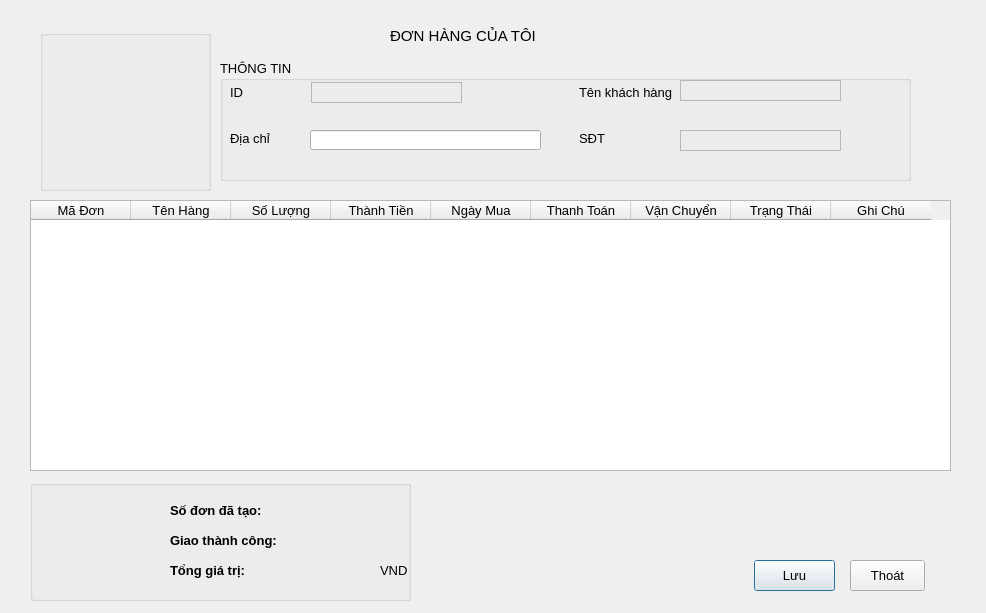
<?xml version="1.0" encoding="UTF-8"?>
<ui version="4.0">
 <class>lichsumua</class>
 <widget class="QDialog" name="lichsumua">
  <property name="geometry">
   <rect>
    <x>0</x>
    <y>0</y>
    <width>986</width>
    <height>613</height>
   </rect>
  </property>
  <property name="font">
   <font>
    <pointsize>10</pointsize>
    <weight>50</weight>
    <bold>false</bold>
   </font>
  </property>
  <property name="windowTitle">
   <string>Dialog</string>
  </property>
  <widget class="QGroupBox" name="groupBox">
   <property name="geometry">
    <rect>
     <x>220</x>
     <y>60</y>
     <width>691</width>
     <height>121</height>
    </rect>
   </property>
   <property name="title">
    <string>THÔNG TIN</string>
   </property>
   <widget class="QLabel" name="label_2">
    <property name="geometry">
     <rect>
      <x>359</x>
      <y>24</y>
      <width>101</width>
      <height>16</height>
     </rect>
    </property>
    <property name="text">
     <string>Tên khách hàng</string>
    </property>
   </widget>
   <widget class="QLabel" name="label_5">
    <property name="geometry">
     <rect>
      <x>359</x>
      <y>70</y>
      <width>80</width>
      <height>16</height>
     </rect>
    </property>
    <property name="text">
     <string>SĐT                    </string>
    </property>
   </widget>
   <widget class="QLabel" name="lblID">
    <property name="geometry">
     <rect>
      <x>91</x>
      <y>22</y>
      <width>151</width>
      <height>21</height>
     </rect>
    </property>
    <property name="font">
     <font>
      <pointsize>10</pointsize>
     </font>
    </property>
    <property name="frameShape">
     <enum>QFrame::StyledPanel</enum>
    </property>
    <property name="frameShadow">
     <enum>QFrame::Plain</enum>
    </property>
    <property name="text">
     <string/>
    </property>
   </widget>
   <widget class="QLabel" name="label_3">
    <property name="geometry">
     <rect>
      <x>10</x>
      <y>24</y>
      <width>71</width>
      <height>16</height>
     </rect>
    </property>
    <property name="text">
     <string>ID                    </string>
    </property>
   </widget>
   <widget class="QLineEdit" name="leditAdress">
    <property name="geometry">
     <rect>
      <x>90</x>
      <y>70</y>
      <width>231</width>
      <height>20</height>
     </rect>
    </property>
    <property name="font">
     <font>
      <pointsize>10</pointsize>
     </font>
    </property>
    <property name="readOnly">
     <bool>false</bool>
    </property>
   </widget>
   <widget class="QLabel" name="label_4">
    <property name="geometry">
     <rect>
      <x>10</x>
      <y>70</y>
      <width>71</width>
      <height>16</height>
     </rect>
    </property>
    <property name="text">
     <string>Địa chỉ             </string>
    </property>
   </widget>
   <widget class="QLabel" name="lblTen">
    <property name="geometry">
     <rect>
      <x>460</x>
      <y>20</y>
      <width>161</width>
      <height>21</height>
     </rect>
    </property>
    <property name="font">
     <font>
      <pointsize>10</pointsize>
     </font>
    </property>
    <property name="frameShape">
     <enum>QFrame::StyledPanel</enum>
    </property>
    <property name="text">
     <string/>
    </property>
   </widget>
   <widget class="QLabel" name="lblSdt">
    <property name="geometry">
     <rect>
      <x>460</x>
      <y>70</y>
      <width>161</width>
      <height>21</height>
     </rect>
    </property>
    <property name="font">
     <font>
      <pointsize>10</pointsize>
     </font>
    </property>
    <property name="frameShape">
     <enum>QFrame::StyledPanel</enum>
    </property>
    <property name="text">
     <string/>
    </property>
   </widget>
  </widget>
  <widget class="QLabel" name="label">
   <property name="geometry">
    <rect>
     <x>390</x>
     <y>20</y>
     <width>151</width>
     <height>31</height>
    </rect>
   </property>
   <property name="font">
    <font>
     <pointsize>11</pointsize>
     <weight>50</weight>
     <bold>false</bold>
    </font>
   </property>
   <property name="text">
    <string>ĐƠN HÀNG CỦA TÔI</string>
   </property>
  </widget>
  <widget class="QTableWidget" name="tblLichsudon">
   <property name="geometry">
    <rect>
     <x>30</x>
     <y>200</y>
     <width>921</width>
     <height>271</height>
    </rect>
   </property>
   <property name="font">
    <font>
     <pointsize>10</pointsize>
    </font>
   </property>
   <column>
    <property name="text">
     <string>Mã Đơn</string>
    </property>
   </column>
   <column>
    <property name="text">
     <string>Tên Hàng</string>
    </property>
   </column>
   <column>
    <property name="text">
     <string>Số Lượng</string>
    </property>
   </column>
   <column>
    <property name="text">
     <string>Thành Tiền</string>
    </property>
   </column>
   <column>
    <property name="text">
     <string>Ngày Mua</string>
    </property>
   </column>
   <column>
    <property name="text">
     <string>Thanh Toán</string>
    </property>
   </column>
   <column>
    <property name="text">
     <string>Vận Chuyển</string>
    </property>
   </column>
   <column>
    <property name="text">
     <string>Trạng Thái</string>
    </property>
   </column>
   <column>
    <property name="text">
     <string>Ghi Chú</string>
    </property>
   </column>
  </widget>
  <widget class="QPushButton" name="btnLuu">
   <property name="geometry">
    <rect>
     <x>754</x>
     <y>560</y>
     <width>81</width>
     <height>31</height>
    </rect>
   </property>
   <property name="text">
    <string>Lưu</string>
   </property>
   <property name="icon">
    <iconset resource="res.qrc">
     <normaloff>:/res/res/icon/save.png</normaloff>:/res/res/icon/save.png</iconset>
   </property>
  </widget>
  <widget class="QPushButton" name="btnThoat">
   <property name="geometry">
    <rect>
     <x>850</x>
     <y>560</y>
     <width>75</width>
     <height>31</height>
    </rect>
   </property>
   <property name="text">
    <string>Thoát</string>
   </property>
   <property name="icon">
    <iconset resource="res.qrc">
     <normaloff>:/res/res/icon/discard.png</normaloff>:/res/res/icon/discard.png</iconset>
   </property>
  </widget>
  <widget class="QGroupBox" name="groupBox_2">
   <property name="geometry">
    <rect>
     <x>40</x>
     <y>30</y>
     <width>171</width>
     <height>161</height>
    </rect>
   </property>
   <property name="title">
    <string/>
   </property>
   <widget class="QLabel" name="label_10">
    <property name="geometry">
     <rect>
      <x>0</x>
      <y>0</y>
      <width>161</width>
      <height>161</height>
     </rect>
    </property>
    <property name="text">
     <string/>
    </property>
    <property name="pixmap">
     <pixmap resource="res.qrc">:/res/res/icon/personal-card.png</pixmap>
    </property>
    <property name="scaledContents">
     <bool>true</bool>
    </property>
   </widget>
  </widget>
  <widget class="QGroupBox" name="groupBox_3">
   <property name="geometry">
    <rect>
     <x>30</x>
     <y>480</y>
     <width>381</width>
     <height>121</height>
    </rect>
   </property>
   <property name="title">
    <string/>
   </property>
   <widget class="QLabel" name="lblSodon">
    <property name="geometry">
     <rect>
      <x>250</x>
      <y>20</y>
      <width>91</width>
      <height>21</height>
     </rect>
    </property>
    <property name="font">
     <font>
      <weight>75</weight>
      <bold>true</bold>
     </font>
    </property>
    <property name="text">
     <string/>
    </property>
    <property name="alignment">
     <set>Qt::AlignCenter</set>
    </property>
   </widget>
   <widget class="QLabel" name="label_6">
    <property name="geometry">
     <rect>
      <x>140</x>
      <y>20</y>
      <width>101</width>
      <height>21</height>
     </rect>
    </property>
    <property name="font">
     <font>
      <weight>75</weight>
      <bold>true</bold>
     </font>
    </property>
    <property name="text">
     <string>Số đơn đã tạo:</string>
    </property>
   </widget>
   <widget class="QLabel" name="label_11">
    <property name="geometry">
     <rect>
      <x>350</x>
      <y>80</y>
      <width>31</width>
      <height>21</height>
     </rect>
    </property>
    <property name="text">
     <string>VND</string>
    </property>
   </widget>
   <widget class="QLabel" name="label_9">
    <property name="geometry">
     <rect>
      <x>140</x>
      <y>80</y>
      <width>81</width>
      <height>21</height>
     </rect>
    </property>
    <property name="font">
     <font>
      <weight>75</weight>
      <bold>true</bold>
     </font>
    </property>
    <property name="text">
     <string>Tổng giá trị:</string>
    </property>
   </widget>
   <widget class="QLabel" name="lblGiatri">
    <property name="geometry">
     <rect>
      <x>250</x>
      <y>80</y>
      <width>91</width>
      <height>21</height>
     </rect>
    </property>
    <property name="font">
     <font>
      <weight>75</weight>
      <bold>true</bold>
     </font>
    </property>
    <property name="text">
     <string/>
    </property>
    <property name="alignment">
     <set>Qt::AlignCenter</set>
    </property>
   </widget>
   <widget class="QLabel" name="label_7">
    <property name="geometry">
     <rect>
      <x>140</x>
      <y>50</y>
      <width>111</width>
      <height>21</height>
     </rect>
    </property>
    <property name="font">
     <font>
      <weight>75</weight>
      <bold>true</bold>
     </font>
    </property>
    <property name="text">
     <string>Giao thành công:</string>
    </property>
   </widget>
   <widget class="QLabel" name="lblThanhcong">
    <property name="geometry">
     <rect>
      <x>250</x>
      <y>50</y>
      <width>91</width>
      <height>21</height>
     </rect>
    </property>
    <property name="font">
     <font>
      <weight>75</weight>
      <bold>true</bold>
     </font>
    </property>
    <property name="text">
     <string/>
    </property>
    <property name="alignment">
     <set>Qt::AlignCenter</set>
    </property>
   </widget>
   <widget class="QLabel" name="label_8">
    <property name="geometry">
     <rect>
      <x>10</x>
      <y>10</y>
      <width>111</width>
      <height>101</height>
     </rect>
    </property>
    <property name="text">
     <string/>
    </property>
    <property name="pixmap">
     <pixmap resource="res.qrc">:/res/res/icon/pen.png</pixmap>
    </property>
    <property name="scaledContents">
     <bool>true</bool>
    </property>
   </widget>
  </widget>
 </widget>
 <resources>
  <include location="res.qrc"/>
 </resources>
 <connections/>
</ui>
